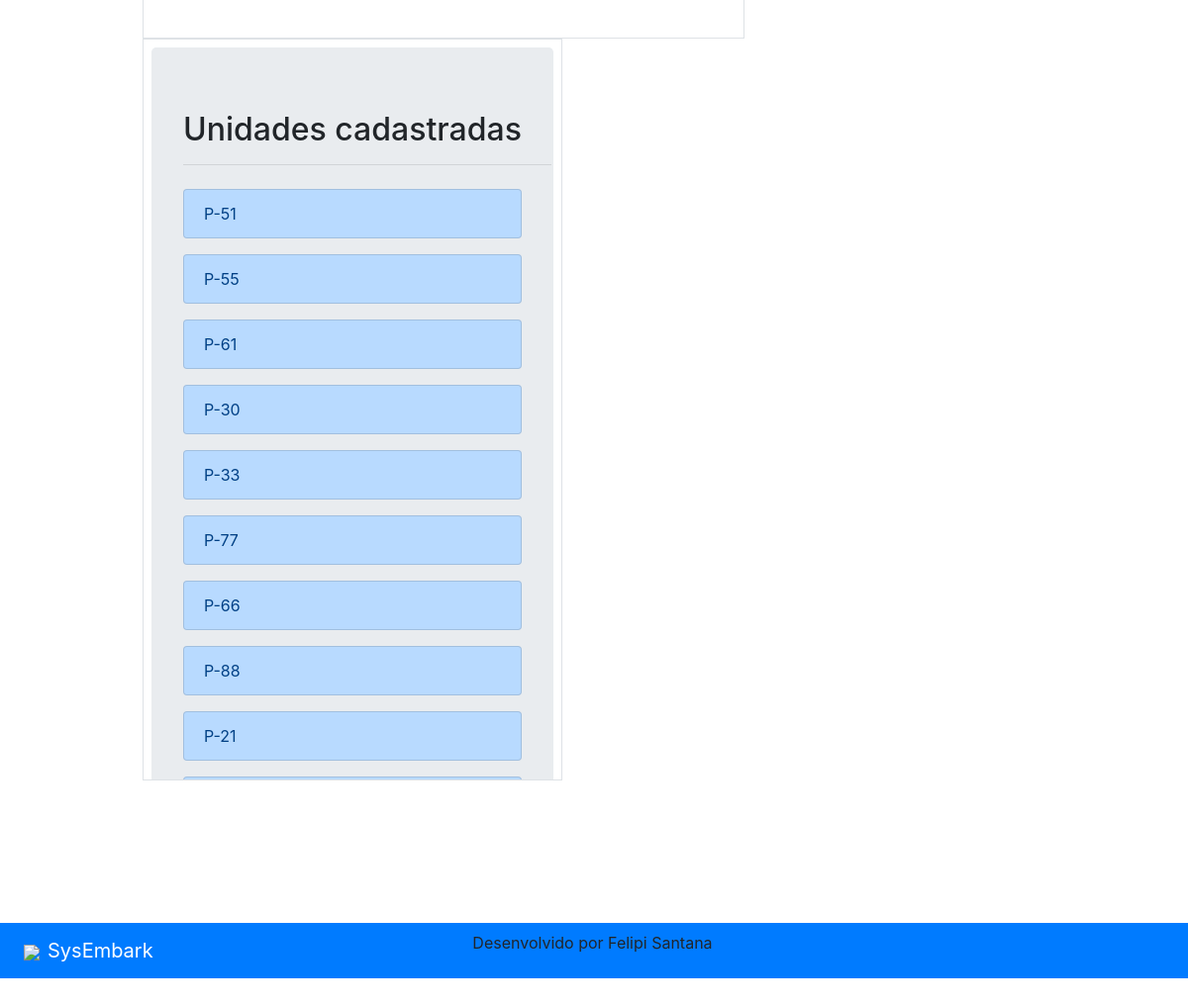
Before: /unidade/cadastro/ (lower part) with the older database file.
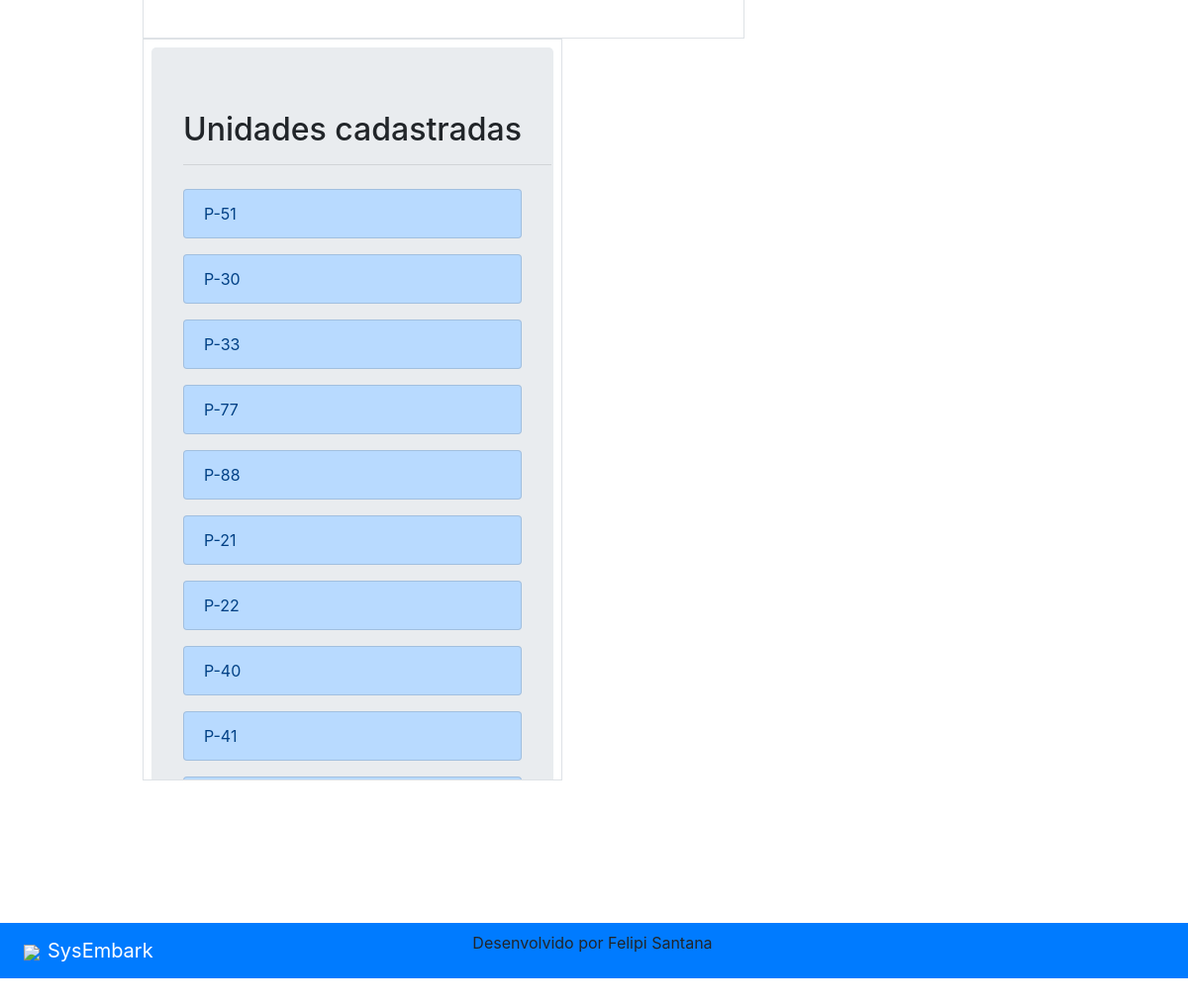
After: the same page with the newer database file.
### cadastro_unidade/models.py (models this page shows)
class cadastroUnidades(models.Model):
    nome_unidade = models.CharField(max_length=64)
    cursos_necesarios = models.ManyToManyField(cadastroCurso)
    def __str__(self):
        return f"{str(self.nome_unidade).upper()}"

### cadastro_unidade/views.py (the view, shortened to what this page needs)
# urls.py: path('unidade/', include('cadastro_unidade.urls')),
def cadastro_unidade(request, *args):
    form_cadastro_unidade = forms_unidade(request.POST)
    context = {
        'form_cadastro_unidade': form_cadastro_unidade,
        'lista_unidades_cadastradas': cadastroUnidades.objects.all(),
    }
    return render(request, "cadastrounidade/cadastro_unidades.html", context)

### cadastro_curso/models.py (called while the page is built)
    def __str__(self):
        return f"{str(self.nome_curso).upper()}"

### cadastro_unidade/templates/cadastrounidade/cadastro_unidades.html (shortened to what this page needs)
{% extends "index/index.html" %}
{% block content %}
<div class='container-fluig m-5 p-5'>
    <div class="container-fluig row mx-auto p-5">
        <div class="col-sm-6 col-lg-8 border p-2" style="height:max-content;">
        </div>
        <div class="col-6 col-lg-4 border p-2 overflow-auto"
          style="min-width: max-content; height: max-content; max-height: 750px;">
          <div class="jumbotron">
            <h2 class="display-5">Unidades cadastradas</h2>
            <hr class="container-fluid mx-auto">
            {% for unidade in lista_unidades_cadastradas %}
            <div class="list-group py-2 ">
              <a href="{% url 'visualizar_unidade' unidade.id %}" class="list-group-item list-group-item-action list-group-item-primary">{{ unidade }}</a>
            </div>
            {% endfor %}
          </div>
        </div>
      </div>
</div>
{% endblock %}

Changed rows visible on the page:
removed cadastroUnidades: nome_unidade "P-55"
removed cadastroUnidades: nome_unidade "P-61"
removed cadastroUnidades: nome_unidade "P-66"
now on this page (row unchanged): cadastroUnidades: nome_unidade "P-22"
added cadastroUnidades: nome_unidade "P-40"
added cadastroUnidades: nome_unidade "P-41"
